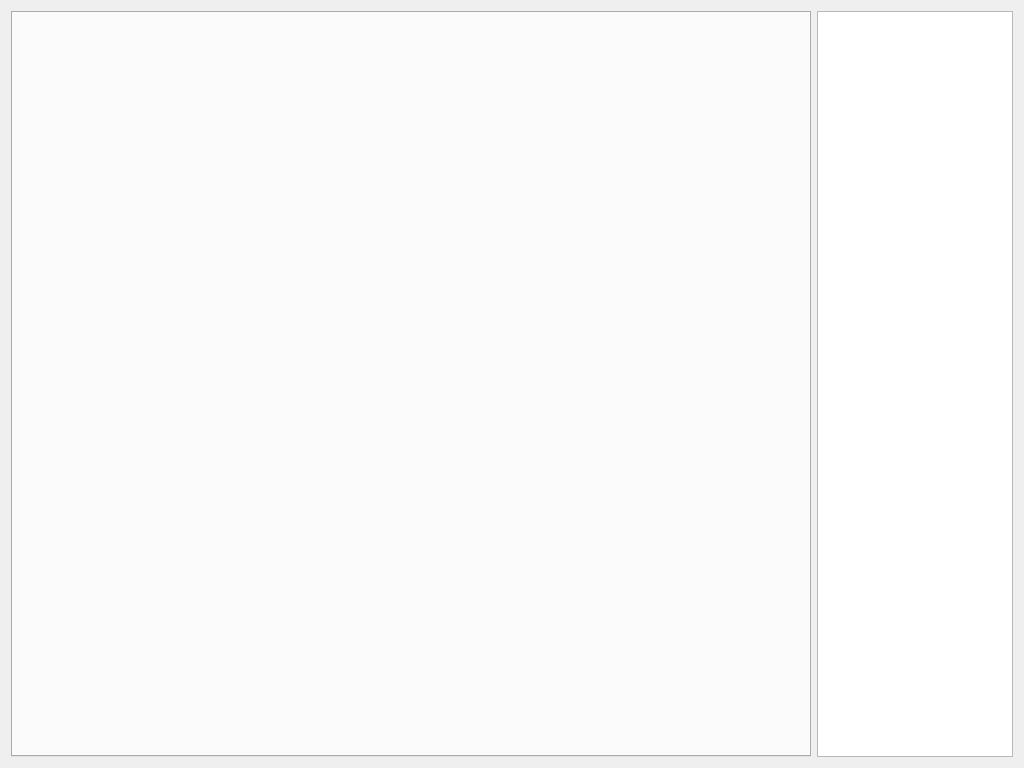
<?xml version="1.0" encoding="UTF-8"?>
<ui version="4.0">
 <class>Form</class>
 <widget class="QWidget" name="Form">
  <property name="geometry">
   <rect>
    <x>0</x>
    <y>0</y>
    <width>1024</width>
    <height>768</height>
   </rect>
  </property>
  <property name="windowTitle">
   <string>Form</string>
  </property>
  <layout class="QHBoxLayout" name="horizontalLayout">
   <item>
    <widget class="QTabWidget" name="tabs">
     <property name="sizePolicy">
      <sizepolicy hsizetype="Expanding" vsizetype="Expanding">
       <horstretch>0</horstretch>
       <verstretch>7</verstretch>
      </sizepolicy>
     </property>
     <property name="minimumSize">
      <size>
       <width>800</width>
       <height>0</height>
      </size>
     </property>
    </widget>
   </item>
   <item>
    <widget class="AEventManagerTreeView" name="packageList"/>
   </item>
  </layout>
 </widget>
 <customwidgets>
  <customwidget>
   <class>AEventManagerTreeView</class>
   <extends>QTreeView</extends>
   <header location="global">aeventmanager/AEventManagerTreeView.h</header>
  </customwidget>
 </customwidgets>
 <resources/>
 <connections/>
</ui>
